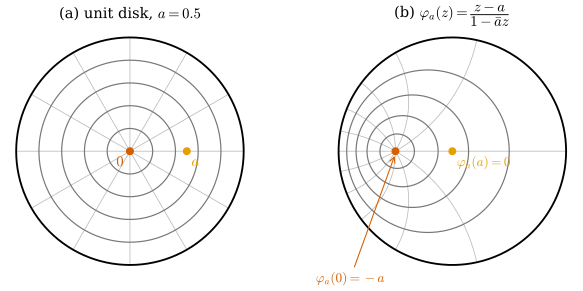

Write the Python code that produced this figure.
"""Figure 43.2.3: a Möbius transformation of the unit disk onto itself maps circles to circles (Example 43.2.12,
Proposition 43.2.11).

(a) the polar grid of the unit disk: circles |z| = 0.2, 0.4, 0.6, 0.8 (grey), the unit circle (black), 12 radii
    (light grey); the point a = 0.5 (orange) and the centre 0 (vermilion).
(b) the images under phi_a(z) = (z - a) / (1 - conj(a) z), a = 0.5: the unit circle goes to itself, the circles to
    circles that are no longer concentric, the radii to arcs of circles through phi_a(0) = -a and phi_a(inf) = 1/conj(a)
    (outside the picture); both families still meet at right angles. phi_a(a) = 0.
Self-check: every image curve is a circle (or a line) to 1e-12 (least-squares circle fit), |phi_a| = 1 on the unit
circle, the image of |z| = r is the circle with centre -a(1 - r^2)/(1 - a^2 r^2) and radius
r(1 - a^2)/(1 - a^2 r^2) (r = 0.4: -0.4375, 0.3125), and the images of a radius
and a circle cross at 90 deg.

Run from the project root:
``PYTHONPATH=tools python3 chapters/43-conformal-geometry/figures/fig-43-2-3-mobius-disk.py``
"""

import dgfig  # noqa: E402

dgfig.setup()

import matplotlib.pyplot as plt  # noqa: E402
import numpy as np  # noqa: E402

col = dgfig.COLORS
A = 0.5
phi = lambda z: (z - A) / (1 - np.conj(A) * z)  # noqa: E731


def circle_fit(w):
    """least-squares circle |w - c|^2 = R^2: returns (c, R, max residual)."""
    M = np.c_[2 * w.real, 2 * w.imag, np.ones(len(w))]
    rhs = np.abs(w) ** 2
    sol, *_ = np.linalg.lstsq(M, rhs, rcond=None)
    c = sol[0] + 1j * sol[1]
    R = np.sqrt(sol[2] + abs(c) ** 2)
    return c, R, np.abs(np.abs(w - c) - R).max()


t = np.linspace(0, 2 * np.pi, 721)
res, centres = [], {}
for r in (0.2, 0.4, 0.6, 0.8, 1.0):
    c, R, e = circle_fit(phi(r * np.exp(1j * t)))
    res.append(e)
    centres[r] = (c, R)
rr = np.linspace(0, 0.999, 400)
for k in range(12):
    w = phi(rr * np.exp(1j * k * np.pi / 6))
    if k % 6 == 0:                                   # the real diameter maps into the real axis (a line)
        res.append(np.abs(w.imag).max())
    else:
        res.append(circle_fit(w)[2])
assert max(res) < 1e-10
for r, (c, R) in centres.items():
    assert abs(c + A * (1 - r * r) / (1 - A * A * r * r)) < 1e-12 and abs(R - r * (1 - A * A) / (1 - A * A * r * r)) < 1e-12
assert np.allclose(np.abs(phi(np.exp(1j * t))), 1) and abs(phi(A)) < 1e-15 and abs(phi(0) + A) < 1e-15
# right angle between the image of the radius at 60 deg and the image of |z| = 0.6 at their crossing
z0 = 0.6 * np.exp(1j * np.pi / 3)
d_rad, d_circ = np.exp(1j * np.pi / 3), 1j * np.exp(1j * np.pi / 3)
dphi = (1 - abs(A) ** 2) / (1 - np.conj(A) * z0) ** 2
assert abs(abs(np.angle((dphi * d_circ) / (dphi * d_rad))) - np.pi / 2) < 1e-12
print("image circles (centre, radius):", {r: (np.round(c, 4), round(float(R), 4)) for r, (c, R) in centres.items()})
print("max circle-fit residual %.1e" % max(res))

fig, axes = plt.subplots(1, 2, figsize=(6.6, 3.3))
for ax, g, title in ((axes[0], lambda z: z, r"(a) unit disk, $a = 0.5$"), (axes[1], phi, r"(b) $\varphi_a(z) = \dfrac{z - a}{1 - \bar a z}$")):
    for k in range(12):
        w = g(rr * np.exp(1j * k * np.pi / 6))
        ax.plot(w.real, w.imag, color="#BBBBBB", lw=0.6)
    for r in (0.2, 0.4, 0.6, 0.8):
        w = g(r * np.exp(1j * t))
        ax.plot(w.real, w.imag, color=col["aux"], lw=0.9)
    w = g(np.exp(1j * t))
    ax.plot(w.real, w.imag, color=col["main"], lw=1.4)
    pa, p0 = g(np.array([A + 0j]))[0], g(np.array([0j]))[0]
    ax.plot([pa.real], [pa.imag], "o", color=col["accent"], ms=5)
    ax.plot([p0.real], [p0.imag], "o", color=col["normal"], ms=5)
    ax.set_aspect("equal")
    ax.set_axis_off()
    ax.set_title(title, fontsize=11)
axes[0].text(A + 0.04, -0.13, r"$a$", fontsize=11, color=col["accent"])
axes[0].text(-0.12, -0.13, r"$0$", fontsize=11, color=col["normal"])
axes[1].text(0.04, -0.13, r"$\varphi_a(a) = 0$", fontsize=10, color=col["accent"])
axes[1].annotate(r"$\varphi_a(0) = -a$", xy=(-A, -0.02), xytext=(-1.2, -1.15), fontsize=10, color=col["normal"],
                 arrowprops=dict(arrowstyle="->", lw=0.8, color=col["normal"]))
fig.subplots_adjust(left=0.01, right=0.99, top=0.86, bottom=0.07, wspace=0.08)
dgfig.save(fig, __file__)
